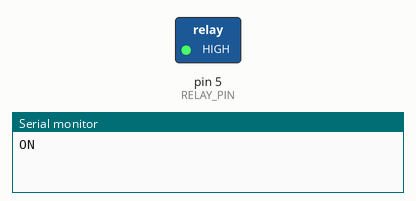
This sketch was run on a simulated Arduino Uno, built with avr-gcc and run on an emulated ATmega328P. On the bench: switched loads named in the sketch (green lamp = pin HIGH), the last lines printed to the serial monitor.

Above: at 2.5 s.
At 7.5 s:
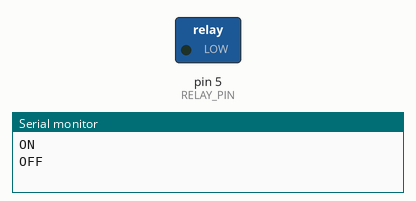
Timing chart, 0 to 13.0 s (numbered marks = the images above):
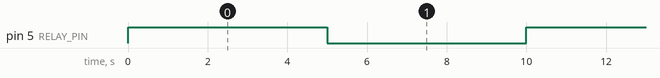

Measured:
- by itself, pin 5 (RELAY_PIN): alternates HIGH for 5.0 s and LOW for 5.0 s

The sketch:

relay.ino
```cpp
// constants won't change
const int RELAY_PIN = 5;  // the Arduino pin, which connects to the IN pin of relay

// the setup function runs once when you press reset or power the board
void setup() {
  Serial.begin(115200);
  // initialize digital pin as an output.
  pinMode(RELAY_PIN, OUTPUT);
}

// the loop function runs over and over again forever
void loop() {
  digitalWrite(RELAY_PIN, HIGH);
  Serial.println("ON");
  delay(5000);
  digitalWrite(RELAY_PIN, LOW);
  Serial.println("OFF");
  delay(5000);
}
```
